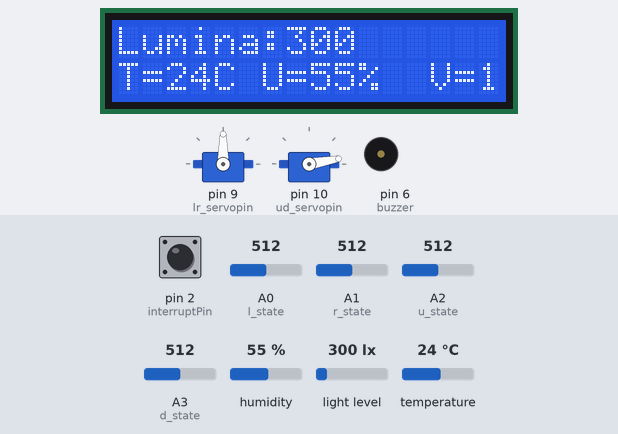
Bench run of a sketch on a simulated Arduino Uno, built with avr-gcc and run on an emulated ATmega328P. Parts: 2 × servo, 16×2 character LCD, buzzer (waves = sounding). The test bench sets the inputs (shaded band); at power-on: pin 2 (interruptPin) HIGH, A0 (l_state) = 512, A1 (r_state) = 512, A3 (d_state) = 512, A2 (u_state) = 512, humidity 55 %, light level 300 lx, temperature 24 °C.

Above: at 3.2 s.
3.3 s: pin 2 (interruptPin) pulled LOW for 0.15 s
At 4.5 s:
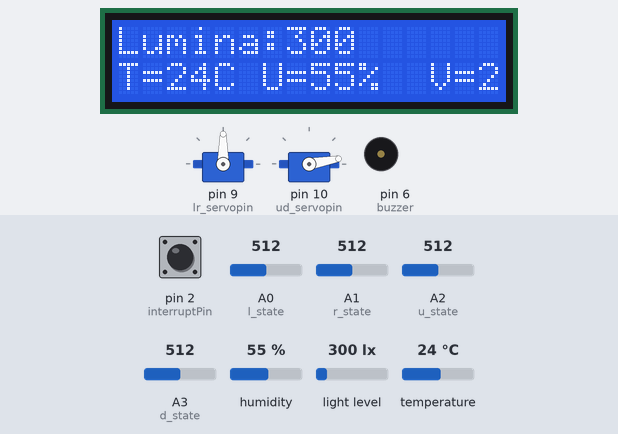
4.9 s: A0 (l_state) set to 543
At 5.29 s:
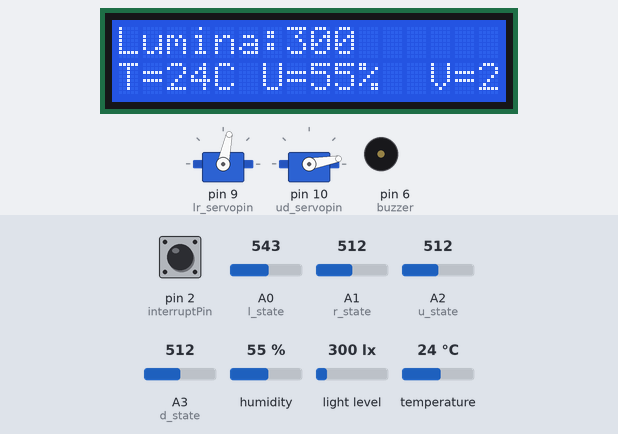
7.0 s: A1 (r_state) set to 536
At 7.0 s:
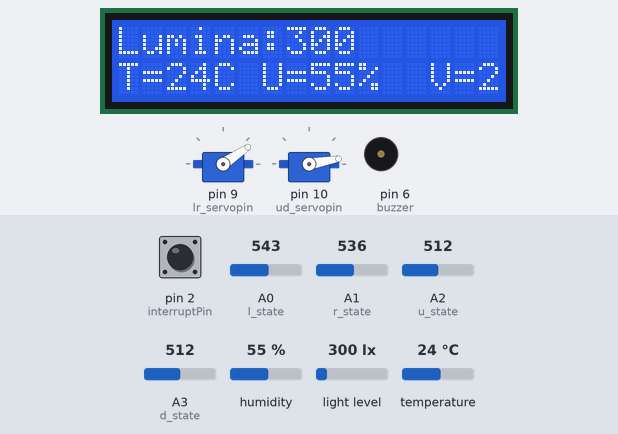
8.5 s: pin 2 (interruptPin) pulled LOW for 1 s
At 9.9 s:
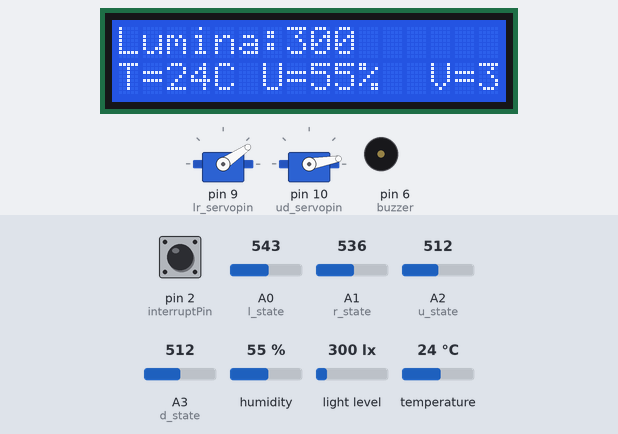
11.0 s: A3 (d_state) set to 538
At 11.28 s:
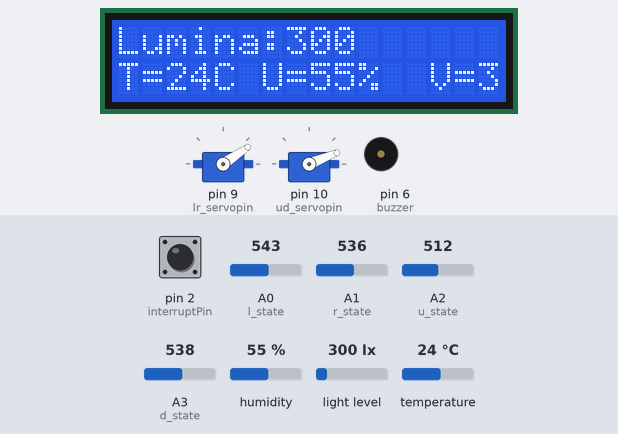
13.0 s: A0 (l_state) set to 716
At 15.2 s:
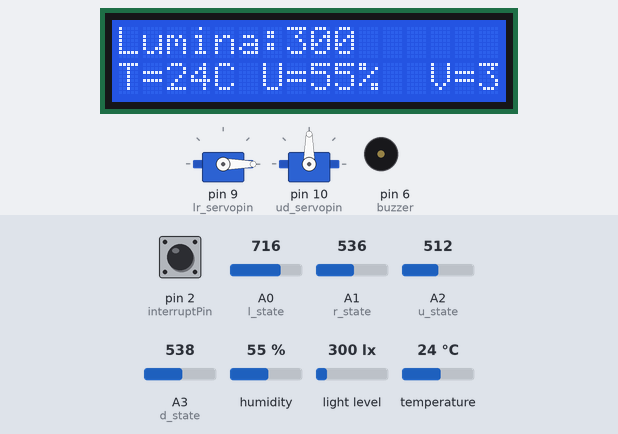
Timing chart, 0 to 16.1 s (numbered marks = the images above; inputs shaded):
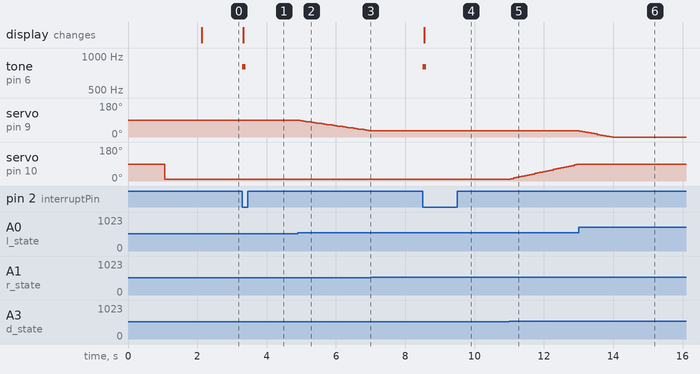

The sketch:

cod.ino
```cpp
#include <Wire.h>
#include <LiquidCrystal_I2C.h>
LiquidCrystal_I2C lcd(0x27, 16, 2);

#include <BH1750.h>
BH1750 lightMeter;

#include <dht11.h>    //include codul bibliotecii:
dht11 DHT;
#define DHT11_PIN 7  //definiți DHT11 ca pin digital 7
#include <Servo.h>
Servo lr_servo;//definește numele servomotorului care se rotește la dreapta și la stânga
Servo ud_servo;//definește numele servomotorului care se rotește în sus și în jos

const byte interruptPin = 2; //pinul butonului; corupția este întreruptă

int lr_angle = 90;//setați unghiul inițial la 90 de grade
int ud_angle = 10;//setați unghiul inițial la 10 grade; păstrați panourile solare în poziție verticală pentru a detecta cea mai puternică lumină
int l_state = A0;//definiți intrarea analogică de tensiune a fotorezistorilor
int r_state = A1;
int u_state = A2;
int d_state = A3;
const byte buzzer = 6;  //setați buzzerul la pinul digital 6
const byte lr_servopin = 9;//definiți semnalul de control al servo-rotative dreapta și stanga
const byte ud_servopin = 10;//definește  semnalul de comandă al servomotorului rotativ în sensul acelor de ceasornic și în sensul invers acelor de ceasornic

unsigned int light; //salvați variabila intensității luminii
byte error = 15;//Definiți intervalul de eroare pentru a preveni vibrațiile
byte m_speed = 10;//setați timpul de întârziere pentru a regla viteza servo; cu cât timpul este mai lung, cu atât viteza este mai mică
byte resolution = 1;   //setați precizia de rotație a servomotorului, unghiul minim de rotație
int temperature;  //salvați variabila de temperatură
int humidity; //salvați variabila de umiditate

void setup() {
  Serial.begin(9600); //definiți rata de baud serială
  // Inițializarea I2C (Biblioteca BH1750 nu face acest lucru automat)
  Wire.begin();
  lightMeter.begin();

  lr_servo.attach(lr_servopin);  // setaţi pinul de control al servo
  ud_servo.attach(ud_servopin);   // setaţi pinul de control al servo
  pinMode(l_state, INPUT); //setați modul de pin
  pinMode(r_state, INPUT);
  pinMode(u_state, INPUT);
  pinMode(d_state, INPUT);

  pinMode(interruptPin, INPUT_PULLUP);  //pinul butonului este setat la modul pull-up de intrare
  attachInterrupt(digitalPinToInterrupt(interruptPin), adjust_resolution, FALLING); //xternal interrupt touch type is falling edge; adjust_resolution is interrupt service function ISR

  lcd.init();          // inițializați ecranul LCD
  lcd.backlight();     //set lumina de fundal LCD

  lr_servo.write(lr_angle);//reveniți la unghiul inițial
  delay(1000);
  ud_servo.write(ud_angle);
  delay(1000);

}

void loop() {
  ServoAction();  //servo efectuează acțiunea
  read_light(); //citiți intensitatea luminii de bh1750
  read_dht11(); //citiți valoarea temperaturii și umidității
  LcdShowValue(); //Lcd afișează valorile intensității luminii, temperaturii și umidității

  //serial monitor displays the resistance of the photoresistor and the angle of servo
  /*Serial.print(" L ");
  Serial.print(L);
  Serial.print(" R ");
  Serial.print(R);
  Serial.print("  U ");
  Serial.print(U);
  Serial.print(" D ");
  Serial.print(D);
  Serial.print("  ud_angle ");
  Serial.print(ud_angle);
  Serial.print("  lr_angle ");
  Serial.println(lr_angle);*/
  //  delay(1000);//During the test, the serial port data is received too fast, and it can be adjusted by adding delay time */
}

/**********Funcția servo************/
void ServoAction(){
  int L = analogRead(l_state);//citiți valoarea analogică a tensiunii senzorului, 0-1023
  int R = analogRead(r_state);
  int U = analogRead(u_state);
  int D = analogRead(d_state);
  /**********************sistem de ajustare la stânga și la dreapta**********************/
  //  abs() este funcția de valoare absolută
  if (abs(L - R) > error && L > R) { //Determinați dacă eroarea se încadrează în intervalul acceptabil, altfel reglați transmisia de direcție
    lr_angle -= resolution;//reduce unghiul
    //    lr_servo.attach(lr_servopin);  // connect servo
    if (lr_angle < 0) { //limita unghiul de rotație al servo
      lr_angle = 0;
    }
    lr_servo.write(lr_angle);  //ieşi unghiul de servoiepuneţi unghiul de servo
    delay(m_speed);

  }
  else if (abs(L - R) > error && L < R) { //Determinați dacă eroarea se încadrează în intervalul acceptabil, altfel reglați transmisia de direcție
    lr_angle += resolution;//incrementeaza unghiul
    //    lr_servo.attach(lr_servopin);    // connect servo
    if (lr_angle > 180) { //limita unghiul de rotație al servo
      lr_angle = 180;
    }
    lr_servo.write(lr_angle);  //ieșirea unghiul de servo
    delay(m_speed);

  }
  else if (abs(L - R) <= error) { //Determinați dacă eroarea se încadrează în intervalul acceptabil, altfel reglați transmisia de direcție
    //    lr_servo.detach(); //eliberează pinul servo
    lr_servo.write(lr_angle); //ieșirea unghiul de servo
  }
  /**********************Sistemul de ajustare în sus și în jos**********************/
  if (abs(U - D) > error && U >= D) { //Determinați dacă eroarea se încadrează în intervalul acceptabil, altfel reglați transmisia de direcție
    ud_angle -= resolution;//reduce unghiul
    //    ud_servo.attach(ud_servopin);  // connect servo
    if (ud_angle < 10) { //limita unghiul de rotație al servo
      ud_angle = 10;
    }
    ud_servo.write(ud_angle);   //ieșirea unghiul de servo
    delay(m_speed);

  }
  else if (abs(U - D) > error && U < D) { //Determinați dacă eroarea se încadrează în intervalul acceptabil, altfel reglați transmisia de direcție
      ud_angle += resolution;//incrementeaza unghiul
    //    ud_servo.attach(ud_servopin);  // connect servo
    if (ud_angle > 90) { //limita unghiul de rotație al servo
      ud_angle = 90;
    }
    ud_servo.write(ud_angle);  //ieșirea unghiul de servo
    delay(m_speed);

  }
  else if (abs(U - D) <= error) { //Determinați dacă eroarea se încadrează în intervalul acceptabil. Dacă este, păstrați-l stabil și nu faceți nicio schimbare în unghi
    //    ud_servo.detach(); //eliberează pinul servo
    ud_servo.write(ud_angle); //ieșirea unghiul de servo
  }
}

void LcdShowValue() {
  char str1[5];
  char str2[2];
  char str3[2];
  dtostrf(light, -5, 0, str1); //Formați datele valorii luminii ca șir, aliniat la stânga
  dtostrf(temperature, -2, 0, str2);
  dtostrf(humidity, -2, 0, str3);
  //LCD1602 display
  //afişează valoarea intensităţii luminii
  lcd.setCursor(0, 0);
  lcd.print("Lumina:");
  lcd.setCursor(7, 0);
  lcd.print(str1);
  lcd.setCursor(11, 0);
  lcd.print("       ");

  //afişarea valorii temperaturii şi umidităţii
   lcd.setCursor(0, 1);
  lcd.print("T=");
  lcd.setCursor(2, 1);
  lcd.print(temperature);
  lcd.setCursor(4, 1);
  lcd.print("C");
   lcd.setCursor(6, 1);
  lcd.print("U=");
  lcd.setCursor(8, 1);
  lcd.print(humidity);
  lcd.setCursor(10, 1);
  lcd.print("%");

  //arată precizia rotației
  lcd.setCursor(13, 1);
  lcd.print("V=");
  lcd.setCursor(15, 1);
  lcd.print(resolution);
  /*if (light < 10) {
    lcd.setCursor(7, 0);
    lcd.print("        ");
    lcd.setCursor(6, 0);
    lcd.print(light);
    } else if (light < 100) {
    lcd.setCursor(8, 0);
    lcd.print("       ");
    lcd.setCursor(6, 0);
    lcd.print(light);
    } else if (light < 1000) {
    lcd.setCursor(9, 0);
    lcd.print("      ");
    lcd.setCursor(6, 0);
    lcd.print(light);
    } else if (light < 10000) {
    lcd.setCursor(9, 0);
    lcd.print("      ");
    lcd.setCursor(6, 0);
    lcd.print(light);
    } else if (light < 100000) {
    lcd.setCursor(10, 0);
    lcd.print("     ");
    lcd.setCursor(6, 0);
    lcd.print(light);
    }*/
}

void read_light(){
  light = lightMeter.readLightLevel();  //citiți intensitatea luminii detectată de BH1750
}

void read_dht11(){
  int chk;
  chk = DHT.read(DHT11_PIN);      // citeste data
  switch (chk) {
    case DHTLIB_OK:
      break;
    case DHTLIB_ERROR_CHECKSUM:   //verificaţi şi returnaţi eroarea
      break;
    case DHTLIB_ERROR_TIMEOUT:    //Timeout și eroare de returnare
      break;
    default:
      break;
  }
  temperature = DHT.temperature;
  humidity = DHT.humidity;
}

/*********Funcția care perturbă serviciul**************/
void adjust_resolution() {
  tone(buzzer, 800, 100);
  delay(10);  //întârziere pentru eliminarea vibrațiilor
  if (!digitalRead(interruptPin)){
    if(resolution < 3){
      resolution++;
    }else{
      resolution = 1;
    }
  }
}
```

Measured:
- the behaviour switches between 527 and 528 on A0 (l_state) (found by bisection; images 1 and 2)
- the behaviour switches between 527 and 528 on A1 (r_state) (found by bisection; images 2 and 3)
- the behaviour switches between 527 and 528 on A3 (d_state) (found by bisection; images 4 and 5)
- after the input at 3.3 s, tone on pin 6 (buzzer): silent → 800 Hz at once, → silent 0.10 s later; the display: changes at once (image 1)
- after the input at 4.9 s, servo on pin 9 (lr_servopin): moves from 90° to 34° over 2.0 s, starting at once
- after the input at 7.0 s, servo on pin 9 (lr_servopin): stays 34° (without the input it goes to 32° after 0.03 s)
- after the input at 8.5 s, tone on pin 6 (buzzer): silent → 800 Hz at once, → silent 0.10 s later; the display: changes at once (image 4)
- after the input at 11.0 s, servo on pin 10 (ud_servopin): moves from 10° to 88° over 1.9 s, starting after 0.05 s
- after the input at 13.0 s, servo on pin 9 (lr_servopin): moves from 34° to 0° over 0.95 s, starting at once
